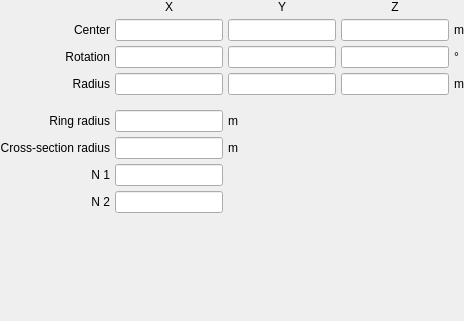
             <widget class="QWidget" name="super_toroid">
              <property name="font">
               <font>
                <weight>50</weight>
                <bold>false</bold>
               </font>
              </property>
              <layout class="QGridLayout" name="gridLayout_46">
               <property name="leftMargin">
                <number>0</number>
               </property>
               <property name="topMargin">
                <number>0</number>
               </property>
               <property name="rightMargin">
                <number>0</number>
               </property>
               <property name="bottomMargin">
                <number>0</number>
               </property>
               <property name="spacing">
                <number>5</number>
               </property>
               <item row="1" column="4">
                <widget class="LineEdit" name="lineedit_super_toroid_translationy">
                 <property name="font">
                  <font>
                   <weight>50</weight>
                   <bold>false</bold>
                  </font>
                 </property>
                </widget>
               </item>
               <item row="2" column="5">
                <widget class="LineEdit" name="lineedit_super_toroid_rotationz">
                 <property name="font">
                  <font>
                   <weight>50</weight>
                   <bold>false</bold>
                  </font>
                 </property>
                </widget>
               </item>
               <item row="6" column="0">
                <widget class="QLabel" name="label_119">
                 <property name="font">
                  <font>
                   <weight>50</weight>
                   <bold>false</bold>
                  </font>
                 </property>
                 <property name="text">
                  <string>Cross-section radius</string>
                 </property>
                 <property name="alignment">
                  <set>Qt::AlignRight|Qt::AlignTrailing|Qt::AlignVCenter</set>
                 </property>
                </widget>
               </item>
               <item row="5" column="0">
                <widget class="QLabel" name="label_120">
                 <property name="font">
                  <font>
                   <weight>50</weight>
                   <bold>false</bold>
                  </font>
                 </property>
                 <property name="text">
                  <string>Ring radius</string>
                 </property>
                 <property name="alignment">
                  <set>Qt::AlignRight|Qt::AlignTrailing|Qt::AlignVCenter</set>
                 </property>
                </widget>
               </item>
               <item row="8" column="0">
                <widget class="QLabel" name="label_118">
                 <property name="font">
                  <font>
                   <weight>50</weight>
                   <bold>false</bold>
                  </font>
                 </property>
                 <property name="text">
                  <string>N 2</string>
                 </property>
                 <property name="alignment">
                  <set>Qt::AlignRight|Qt::AlignTrailing|Qt::AlignVCenter</set>
                 </property>
                </widget>
               </item>
               <item row="9" column="0">
                <spacer name="verticalSpacer_39">
                 <property name="orientation">
                  <enum>Qt::Vertical</enum>
                 </property>
                 <property name="sizeHint" stdset="0">
                  <size>
                   <width>20</width>
                   <height>108</height>
                  </size>
                 </property>
                </spacer>
               </item>
               <item row="2" column="2" colspan="2">
                <widget class="LineEdit" name="lineedit_super_toroid_rotationx">
                 <property name="font">
                  <font>
                   <weight>50</weight>
                   <bold>false</bold>
                  </font>
                 </property>
                </widget>
               </item>
               <item row="3" column="0">
                <widget class="QLabel" name="label_116">
                 <property name="font">
                  <font>
                   <weight>50</weight>
                   <bold>false</bold>
                  </font>
                 </property>
                 <property name="text">
                  <string>Radius</string>
                 </property>
                 <property name="alignment">
                  <set>Qt::AlignRight|Qt::AlignTrailing|Qt::AlignVCenter</set>
                 </property>
                </widget>
               </item>
               <item row="3" column="5">
                <widget class="LineEdit" name="lineedit_super_toroid_radiusz">
                 <property name="font">
                  <font>
                   <weight>50</weight>
                   <bold>false</bold>
                  </font>
                 </property>
                </widget>
               </item>
               <item row="2" column="4">
                <widget class="LineEdit" name="lineedit_super_toroid_rotationy">
                 <property name="font">
                  <font>
                   <weight>50</weight>
                   <bold>false</bold>
                  </font>
                 </property>
                </widget>
               </item>
               <item row="7" column="0">
                <widget class="QLabel" name="label_117">
                 <property name="font">
                  <font>
                   <weight>50</weight>
                   <bold>false</bold>
                  </font>
                 </property>
                 <property name="text">
                  <string>N 1</string>
                 </property>
                 <property name="alignment">
                  <set>Qt::AlignRight|Qt::AlignTrailing|Qt::AlignVCenter</set>
                 </property>
                </widget>
               </item>
               <item row="3" column="4">
                <widget class="LineEdit" name="lineedit_super_toroid_radiusy">
                 <property name="font">
                  <font>
                   <weight>50</weight>
                   <bold>false</bold>
                  </font>
                 </property>
                </widget>
               </item>
               <item row="3" column="2" colspan="2">
                <widget class="LineEdit" name="lineedit_super_toroid_radiusx">
                 <property name="font">
                  <font>
                   <weight>50</weight>
                   <bold>false</bold>
                  </font>
                 </property>
                </widget>
               </item>
               <item row="1" column="2" colspan="2">
                <widget class="LineEdit" name="lineedit_super_toroid_translationx">
                 <property name="font">
                  <font>
                   <weight>50</weight>
                   <bold>false</bold>
                  </font>
                 </property>
                </widget>
               </item>
               <item row="1" column="5">
                <widget class="LineEdit" name="lineedit_super_toroid_translationz">
                 <property name="font">
                  <font>
                   <weight>50</weight>
                   <bold>false</bold>
                  </font>
                 </property>
                </widget>
               </item>
               <item row="2" column="0">
                <widget class="QLabel" name="label_114">
                 <property name="font">
                  <font>
                   <weight>50</weight>
                   <bold>false</bold>
                  </font>
                 </property>
                 <property name="text">
                  <string>Rotation</string>
                 </property>
                 <property name="alignment">
                  <set>Qt::AlignRight|Qt::AlignTrailing|Qt::AlignVCenter</set>
                 </property>
                </widget>
               </item>
               <item row="1" column="0">
                <widget class="QLabel" name="label_115">
                 <property name="font">
                  <font>
                   <weight>50</weight>
                   <bold>false</bold>
                  </font>
                 </property>
                 <property name="text">
                  <string>Center</string>
                 </property>
                 <property name="alignment">
                  <set>Qt::AlignRight|Qt::AlignTrailing|Qt::AlignVCenter</set>
                 </property>
                </widget>
               </item>
               <item row="2" column="6">
                <widget class="QLabel" name="label_302">
                 <property name="font">
                  <font>
                   <weight>50</weight>
                   <bold>false</bold>
                  </font>
                 </property>
                 <property name="text">
                  <string>°</string>
                 </property>
                </widget>
               </item>
               <item row="1" column="6">
                <widget class="QLabel" name="label_303">
                 <property name="font">
                  <font>
                   <weight>50</weight>
                   <bold>false</bold>
                  </font>
                 </property>
                 <property name="text">
                  <string>m</string>
                 </property>
                </widget>
               </item>
               <item row="0" column="2" colspan="2">
                <widget class="QLabel" name="label_304">
                 <property name="font">
                  <font>
                   <weight>50</weight>
                   <bold>false</bold>
                  </font>
                 </property>
                 <property name="text">
                  <string>X</string>
                 </property>
                 <property name="alignment">
                  <set>Qt::AlignCenter</set>
                 </property>
                </widget>
               </item>
               <item row="3" column="6">
                <widget class="QLabel" name="label_301">
                 <property name="font">
                  <font>
                   <weight>50</weight>
                   <bold>false</bold>
                  </font>
                 </property>
                 <property name="text">
                  <string>m</string>
                 </property>
                </widget>
               </item>
               <item row="8" column="2" colspan="2">
                <widget class="LineEdit" name="lineedit_super_toroid_n2">
                 <property name="font">
                  <font>
                   <weight>50</weight>
                   <bold>false</bold>
                  </font>
                 </property>
                </widget>
               </item>
               <item row="7" column="2" colspan="2">
                <widget class="LineEdit" name="lineedit_super_toroid_n1">
                 <property name="font">
                  <font>
                   <weight>50</weight>
                   <bold>false</bold>
                  </font>
                 </property>
                </widget>
               </item>
               <item row="6" column="2" colspan="2">
                <widget class="LineEdit" name="lineedit_super_toroid_crosssectionradius">
                 <property name="font">
                  <font>
                   <weight>50</weight>
                   <bold>false</bold>
                  </font>
                 </property>
                </widget>
               </item>
               <item row="5" column="2" colspan="2">
                <widget class="LineEdit" name="lineedit_super_toroid_ringradius">
                 <property name="font">
                  <font>
                   <weight>50</weight>
                   <bold>false</bold>
                  </font>
                 </property>
                </widget>
               </item>
               <item row="5" column="4">
                <widget class="QLabel" name="label_299">
                 <property name="font">
                  <font>
                   <weight>50</weight>
                   <bold>false</bold>
                  </font>
                 </property>
                 <property name="text">
                  <string>m</string>
                 </property>
                </widget>
               </item>
               <item row="6" column="4">
                <widget class="QLabel" name="label_300">
                 <property name="font">
                  <font>
                   <weight>50</weight>
                   <bold>false</bold>
                  </font>
                 </property>
                 <property name="text">
                  <string>m</string>
                 </property>
                </widget>
               </item>
               <item row="0" column="4">
                <widget class="QLabel" name="label_305">
                 <property name="font">
                  <font>
                   <weight>50</weight>
                   <bold>false</bold>
                  </font>
                 </property>
                 <property name="text">
                  <string>Y</string>
                 </property>
                 <property name="alignment">
                  <set>Qt::AlignCenter</set>
                 </property>
                </widget>
               </item>
               <item row="0" column="5">
                <widget class="QLabel" name="label_306">
                 <property name="font">
                  <font>
                   <weight>50</weight>
                   <bold>false</bold>
                  </font>
                 </property>
                 <property name="text">
                  <string>Z</string>
                 </property>
                 <property name="alignment">
                  <set>Qt::AlignCenter</set>
                 </property>
                </widget>
               </item>
               <item row="4" column="2">
                <spacer name="verticalSpacer_56">
                 <property name="orientation">
                  <enum>Qt::Vertical</enum>
                 </property>
                 <property name="sizeType">
                  <enum>QSizePolicy::Maximum</enum>
                 </property>
                 <property name="sizeHint" stdset="0">
                  <size>
                   <width>20</width>
                   <height>10</height>
                  </size>
                 </property>
                </spacer>
               </item>
              </layout>
             </widget>
